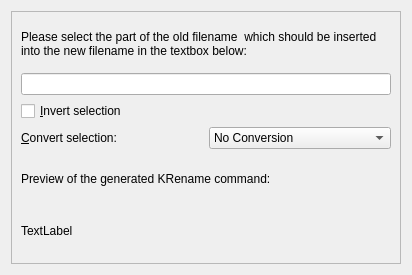
<ui version="4.0" >
 <class>PartFilenameWidget</class>
 <widget class="QWidget" name="PartFilenameWidget" >
  <property name="geometry" >
   <rect>
    <x>0</x>
    <y>0</y>
    <width>412</width>
    <height>275</height>
   </rect>
  </property>
  <layout class="QVBoxLayout" >
   <item>
    <widget class="QFrame" name="frame" >
     <property name="frameShape" >
      <enum>QFrame::StyledPanel</enum>
     </property>
     <property name="frameShadow" >
      <enum>QFrame::Raised</enum>
     </property>
     <layout class="QVBoxLayout" >
      <item>
       <widget class="QLabel" name="label" >
        <property name="text" >
         <string>&lt;qt>Please select the part of the old filename  which should be inserted into the new filename in the textbox below:&lt;/qt></string>
        </property>
        <property name="wordWrap" >
         <bool>true</bool>
        </property>
        <property name="buddy" >
         <cstring>textFilename</cstring>
        </property>
       </widget>
      </item>
      <item>
       <widget class="SelectionSafeLineEdit" name="textFilename" >
        <property name="readOnly" >
         <bool>true</bool>
        </property>
       </widget>
      </item>
      <item>
       <widget class="QCheckBox" name="checkInvert" >
        <property name="text" >
         <string>&amp;Invert selection</string>
        </property>
       </widget>
      </item>
      <item>
       <layout class="QHBoxLayout" >
        <item>
         <widget class="QLabel" name="label_2" >
          <property name="text" >
           <string>&amp;Convert selection:</string>
          </property>
          <property name="buddy" >
           <cstring>comboConvert</cstring>
          </property>
         </widget>
        </item>
        <item>
         <widget class="QComboBox" name="comboConvert" >
          <item>
           <property name="text" >
            <string>No Conversion</string>
           </property>
          </item>
          <item>
           <property name="text" >
            <string>Convert to lower case</string>
           </property>
          </item>
          <item>
           <property name="text" >
            <string>Convert to upper case</string>
           </property>
          </item>
          <item>
           <property name="text" >
            <string>Capitalize</string>
           </property>
          </item>
         </widget>
        </item>
       </layout>
      </item>
      <item>
       <widget class="QLabel" name="labelPreviewDesc" >
        <property name="text" >
         <string>Preview of the generated KRename command:</string>
        </property>
       </widget>
      </item>
      <item>
       <widget class="QLabel" name="labelPreview" >
        <property name="text" >
         <string comment="KDE::DoNotExtract">TextLabel</string>
        </property>
       </widget>
      </item>
     </layout>
    </widget>
   </item>
  </layout>
 </widget>
 <customwidgets>
  <customwidget>
   <class>SelectionSafeLineEdit</class>
   <extends>QLineEdit</extends>
   <header>selectionsafelineedit.h</header>
  </customwidget>
 </customwidgets>
 <resources/>
 <connections/>
</ui>
